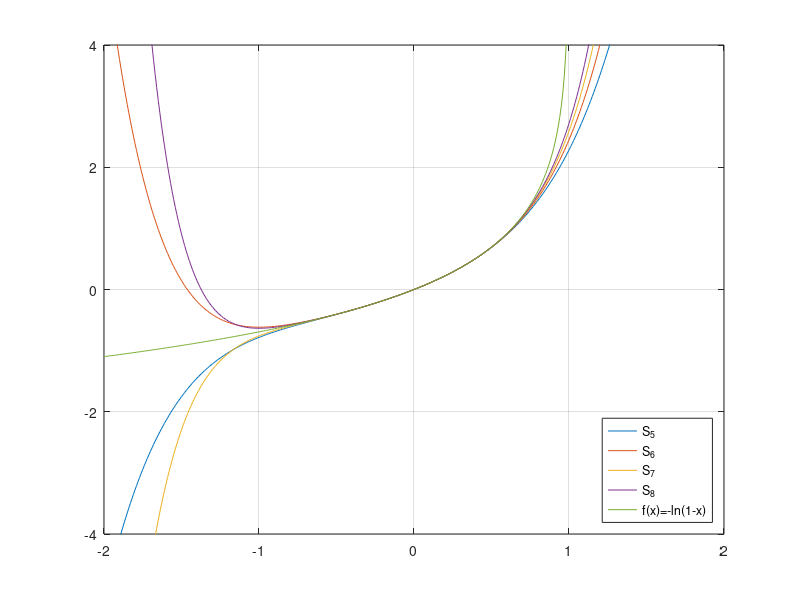

Here is the MATLAB script that generated this plot:
% PLOTLNSERIES  Plot some partial sums of the power series
%    -ln(1-x) = sum_{n=1}^infty  x^n / n

x = -2:.01:2;                    % plot many points on interval [-2,2]
S5 = x + x.^2/2 + x.^3/3 + x.^4/4 + x.^5/5;
S6 = S5 + x.^6/6;
S7 = S6 + x.^7/7;
S8 = S7 + x.^8/8;
plot(x,S5,x,S6,x,S7,x,S8)
hold on
plot(x(1-x>0),-log(1-x(1-x>0)))  % throw out x values where log is not defined
hold off
axis([-2 2 -4 4])
grid on
legend('S_5','S_6','S_7','S_8','f(x)=-ln(1-x)',...
       'location','southeast')
